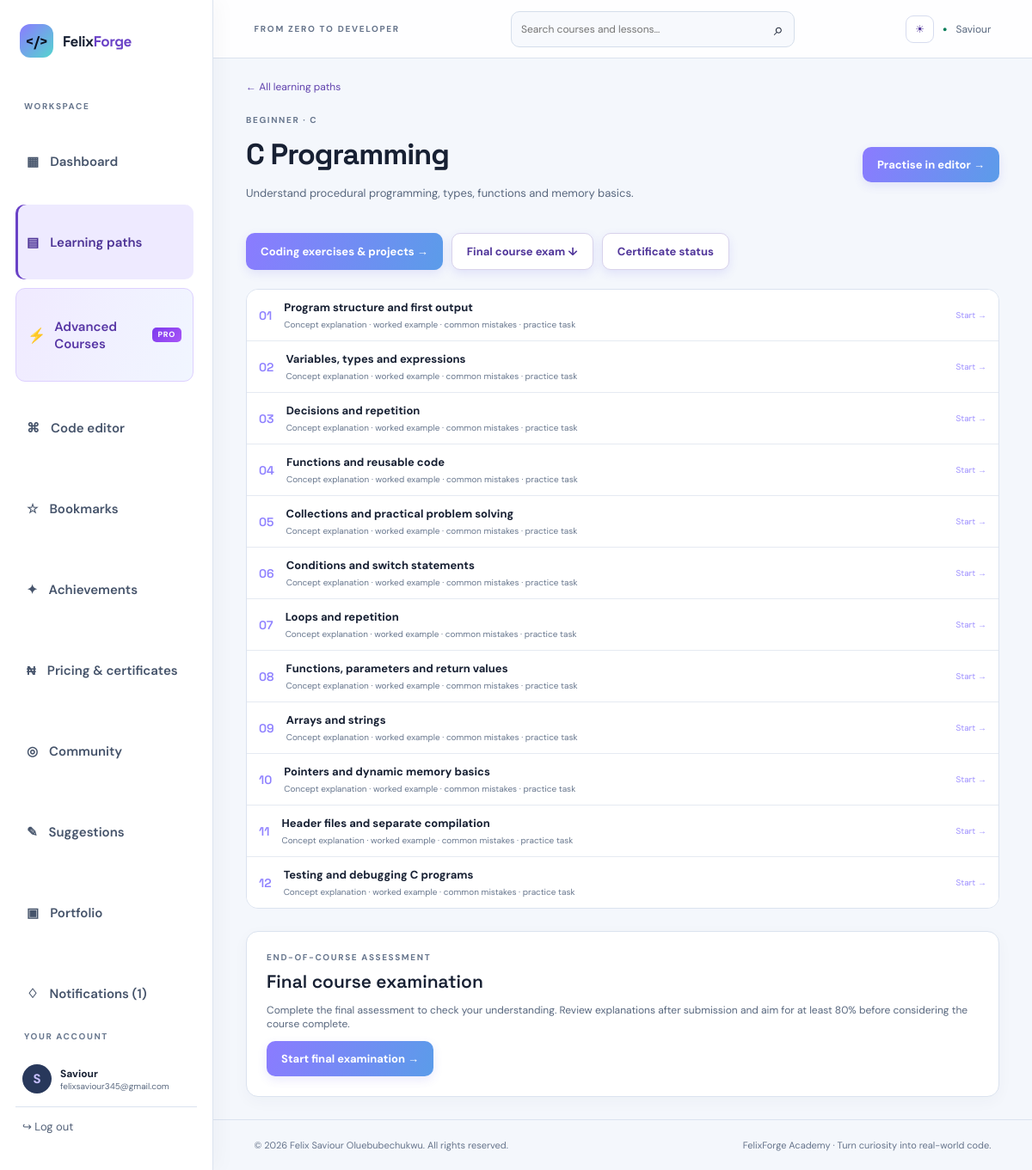
The app's page /courses/c (signed in) with its own data.
### app.py (models this page shows, shortened)
class User(UserMixin, db.Model):
    id = db.Column(db.Integer, primary_key=True)
    username = db.Column(db.String(32), unique=True, nullable=False)
    email = db.Column(db.String(254), unique=True, nullable=False)
    password_hash = db.Column(db.String(255), nullable=False)
    created_at = db.Column(db.DateTime, default=datetime.utcnow)
    projects = db.relationship('Project', backref='owner', cascade='all, delete-orphan')
    progress = db.relationship('Progress', backref='learner', cascade='all, delete-orphan')
    quiz_results = db.relationship('QuizResult', back_populates='learner', cascade='all, delete-orphan')

class Course(db.Model):
    id = db.Column(db.Integer, primary_key=True)
    slug = db.Column(db.String(40), unique=True, nullable=False)
    title = db.Column(db.String(80), nullable=False)
    level = db.Column(db.String(30), default='Beginner')
    description = db.Column(db.Text, default='')
    language = db.Column(db.String(30), nullable=False)
    access_level = db.Column(db.String(20), nullable=False, default='free')
    lessons = db.relationship('Lesson', backref='course', cascade='all, delete-orphan', order_by='Lesson.position')

class Lesson(db.Model):
    id = db.Column(db.Integer, primary_key=True)
    course_id = db.Column(db.Integer, db.ForeignKey('course.id'), nullable=False)
    title = db.Column(db.String(120), nullable=False)
    body = db.Column(db.Text, nullable=False)
    example = db.Column(db.Text, default='')
    position = db.Column(db.Integer, default=1)

### app.py (the view)
@app.route('/courses/<slug>')
@login_required
def course_detail(slug):
    course=Course.query.filter_by(slug=slug).first_or_404()
    if course_is_premium(course) and not can_access_advanced_courses():
        return redirect(url_for('advanced_course_detail', slug=slug))
    done={p.lesson_id for p in Progress.query.filter_by(user_id=current_user.id).all()}
    return render_template('course.html',course=course,done=done)

### app.py (called while the page is built)
@login_manager.user_loader
def load_user(user_id): return db.session.get(User, int(user_id))

def course_is_premium(course):
    return getattr(course, 'access_level', 'free') == 'premium'

@app.before_request
def record_daily_activity():
    if current_user.is_authenticated and request.endpoint not in {'static', 'logout'}:
        today = datetime.utcnow().date()
        activity = UserActivity.query.filter_by(user_id=current_user.id, activity_date=today).first()
        if activity is None:
            db.session.add(UserActivity(user_id=current_user.id, activity_date=today, last_seen_at=datetime.utcnow()))
        try:
            db.session.commit()
        except Exception:
            db.session.rollback()
            app.logger.exception('Could not record learner activity')

### templates/course.html (shortened to what this page needs)
{% extends 'base.html' %}{% block title %}{{ course.title }} — FelixForge Academy{% endblock %}{% block content %}<a class="back-link" href="{{ url_for('advanced_courses') if course.access_level == 'premium' else url_for('courses') }}">← {{ 'Advanced courses' if course.access_level == 'premium' else 'All learning paths' }}</a><div class="page-heading"><div><div class="eyebrow">{{ course.level|upper }} · {{ course.language|upper }}</div><h1>{{ course.title }}</h1><p>{{ course.description }}</p></div><a class="button" href="{{ url_for('editor') }}">Practise in editor →</a></div><div class="practice-actions"><a class="button" href="{{ url_for('course_practice',slug=course.slug) }}">Coding exercises & projects →</a><a class="button button-ghost" href="#course-exam">Final course exam ↓</a><a class="button button-ghost" href="{{ url_for('certificate',slug=course.slug) }}">Certificate status</a></div><div class="lesson-list">{% for lesson in course.lessons %}<a class="lesson-row" href="{{ url_for('lesson_detail',lesson_id=lesson.id) }}"><span class="lesson-number">{{ '%02d'|format(loop.index) }}</span><div><b>{{ lesson.title }}</b><small>Concept explanation · worked example · common mistakes · practice task</small></div><span class="lesson-status">{{ '✓ Completed' if lesson.id in done else 'Start →' }}</span></a>{% endfor %}</div><section class="quiz-panel" id="course-exam"><div class="eyebrow">END-OF-COURSE ASSESSMENT</div><h2>Final course examination</h2><p>Complete the final assessment to check your understanding. Review explanations after submission and aim for at least 80% before considering the course complete.</p><button class="button" id="startQuiz">Start final examination →</button><div id="quizArea"></div></section>{% endblock %}

### templates/base.html (shortened to what this page needs)
<!doctype html>
<html lang="en">
<head>
<link rel="stylesheet" href="{{ url_for('static',filename='style.css') }}">
</head>
<body>
<div class="shell">
<aside class="sidebar">
<a class="brand" href="{{ url_for('home') }}"><span class="brand-mark">&lt;/&gt;</span><span>Felix<span class="brand-muted">Forge</span></span></a>
<div class="side-label">WORKSPACE</div>
<nav>
<a href="{{ url_for('dashboard') }}" class="nav-link {% if request.endpoint=='dashboard' %}active{% endif %}">▦ <span>Dashboard</span></a>
<a href="{{ url_for('courses') }}" class="nav-link {% if request.endpoint=='courses' or (request.endpoint in ['course_detail','lesson_detail','course_practice'] and not advanced_nav_active) %}active{% endif %}">▤ <span>Learning paths</span></a>
<a href="{{ url_for('advanced_courses') }}" class="nav-link advanced-nav-link {% if advanced_nav_active %}active{% endif %}"><strong class="advanced-icon">⚡</strong><span>Advanced Courses</span><span class="advanced-badge">PRO</span></a>
<a href="{{ url_for('editor') }}" class="nav-link {% if request.endpoint=='editor' %}active{% endif %}">⌘ <span>Code editor</span></a>
<a href="{{ url_for('bookmarks') }}" class="nav-link">☆ <span>Bookmarks</span></a>
<a href="{{ url_for('achievements') }}" class="nav-link">✦ <span>Achievements</span></a>
<a href="{{ url_for('monetization_plan') }}" class="nav-link {% if request.endpoint=='monetization_plan' %}active{% endif %}">₦ <span>Pricing & certificates</span></a>
<a href="{{ url_for('community') }}" class="nav-link">◎ <span>Community</span></a>
<a href="{{ url_for('suggestions') }}" class="nav-link {% if request.endpoint=='suggestions' %}active{% endif %}">✎ <span>Suggestions</span></a>
<a href="{{ url_for('portfolio') }}" class="nav-link">▣ <span>Portfolio</span></a>
<a href="{{ url_for('notifications') }}" class="nav-link">♢ <span>Notifications{% if unread_notifications %} ({{ unread_notifications }}){% endif %}</span></a>
</nav>
<div class="side-bottom"><div class="side-label">YOUR ACCOUNT</div>
<div class="user-mini"><div class="avatar">{{ (current_user.username[0] if current_user.is_authenticated else 'F')|upper }}</div><div><b>{{ current_user.username if current_user.is_authenticated else 'Guest learner' }}</b><small>{{ current_user.email if current_user.is_authenticated else 'Start learning today' }}</small></div></div>
{% if current_user.is_authenticated %}<form method="post" action="{{ url_for('logout') }}"><input type="hidden" name="csrf_token" value="{{ csrf_token() }}"><button class="logout-link">↪ Log out</button></form>{% else %}<a class="logout-link" href="{{ url_for('login') }}">↪ Log in</a>{% endif %}
</div>
</aside>
<main class="main">
<header class="topbar"><div class="mobile-brand">&lt;/&gt; FelixForge Academy</div><div class="crumb">FROM ZERO TO DEVELOPER</div>
<form class="global-search" action="{{ url_for('search') }}" method="get"><input name="q" type="search" placeholder="Search courses and lessons…" aria-label="Search courses and lessons"><button aria-label="Search">⌕</button></form>
<div class="top-actions"><button type="button" class="theme-toggle" id="themeToggle" aria-label="Toggle colour theme" aria-pressed="false">◐</button>
{% if current_user.is_authenticated %}<span class="online-dot">●</span><span class="top-user"><a href="{{ url_for('profile') }}">{{ current_user.username }}</a></span>{% else %}<a class="button button-small" href="{{ url_for('login') }}">Log in</a>{% endif %}</div>
</header>
<section class="page">{% block content %}{% endblock %}</section>
<footer>© {{ year }} Felix Saviour Oluebubechukwu. All rights reserved. <span>FelixForge Academy · Turn curiosity into real-world code.</span></footer>
</main></div>
</body></html>

### records on screen
User: username "S", username "Saviour", email "felixsaviour345@gmail.com"
Course: access_level "All learning paths", level "BEGINNER", language "C", title "C Programming", description "Understand procedural programming, types, functions and memory basics."
Lesson: index "01", title "Program structure and first output", id "Start →"
Lesson: index "02", title "Variables, types and expressions", id "Start →"
Lesson: index "03", title "Decisions and repetition", id "Start →"
Lesson: index "04", title "Functions and reusable code", id "Start →"
Lesson: index "05", title "Collections and practical problem solving", id "Start →"
Lesson: index "06", title "Conditions and switch statements", id "Start →"
Lesson: index "07", title "Loops and repetition", id "Start →"
Lesson: index "08", title "Functions, parameters and return values", id "Start →"
Lesson: index "09", title "Arrays and strings", id "Start →"
Lesson: index "10", title "Pointers and dynamic memory basics", id "Start →"
Lesson: index "11", title "Header files and separate compilation", id "Start →"
Lesson: index "12", title "Testing and debugging C programs", id "Start →"

### other values on screen
{{ unread_notifications }} "1"
